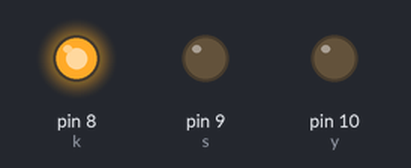
A sketch run on a simulated Arduino Uno, built with avr-gcc and run on an emulated ATmega328P. Shown: output pins drawn as LEDs (lit = HIGH).

Above: at 1.0 s.
At 2.1 s:
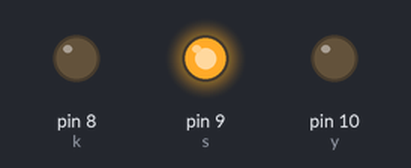
At 3.2 s:
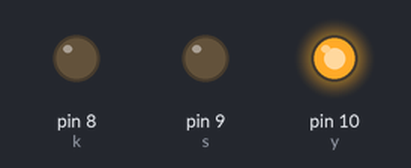
Timing chart, 0 to 5.7 s (numbered marks = the images above):
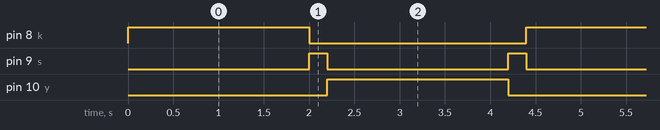

The sketch:

trafik_isik_sistemi.ino
```cpp
int k=8;
int s=9;
int y=10;

void setup() {
  pinMode(k,OUTPUT);
  pinMode(s,OUTPUT);
  pinMode(y,OUTPUT);
}

void loop() {
  digitalWrite(k,HIGH);
  delay(2000);
  digitalWrite(k,LOW);
  digitalWrite(s,HIGH);
  delay(200);
  digitalWrite(s,LOW);
  digitalWrite(y,HIGH);
  delay(2000);
  digitalWrite(y,LOW);
  digitalWrite(s,HIGH);
  delay(200);
  digitalWrite(s,LOW);
}
```

Measured:
- by itself, pin 8 (k), pin 10 (y): alternates HIGH for 2.0 s and LOW for 2.4 s
- by itself, pin 9 (s): alternates HIGH for 0.20 s and LOW for 2.0 s
- by itself, everything shown: repeats every 4.4 s, in 4 steps
